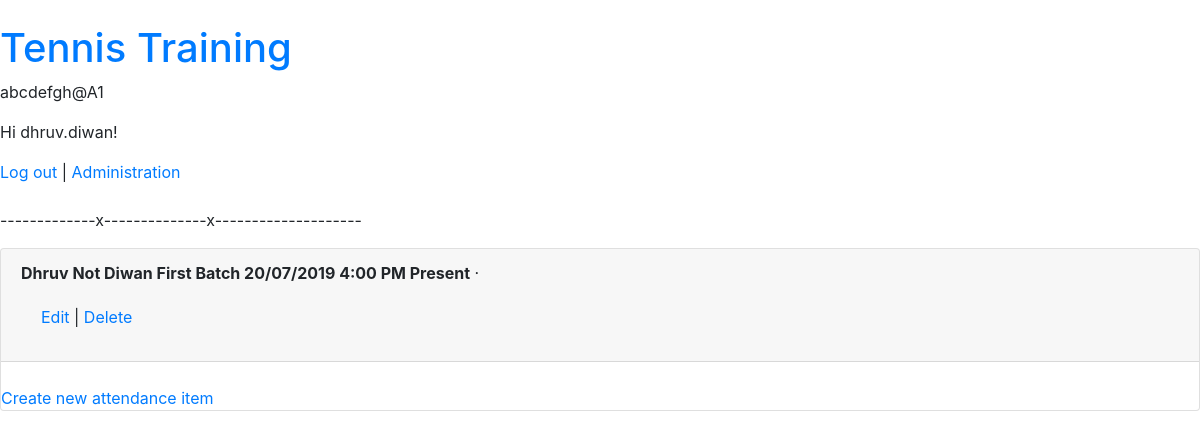
Before: /attendance/item/ (signed in) with the older database file.
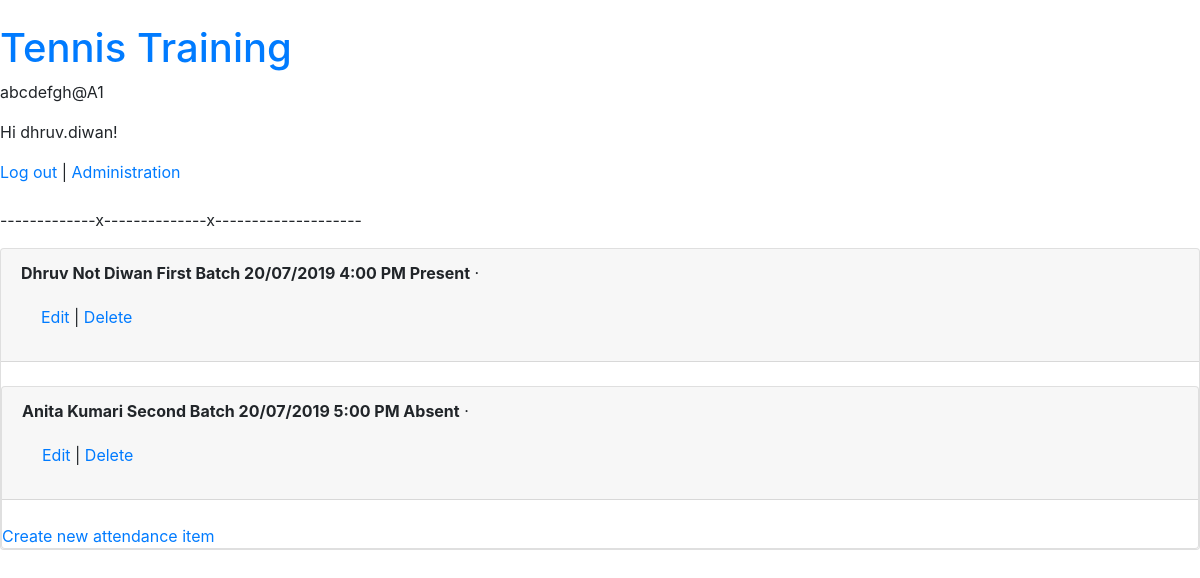
After: the same page with the newer database file.
### attendance/models.py (models this page shows, shortened)
class AttendanceItem(models.Model):
    student = models.ForeignKey(AttendancePerson, on_delete = models.CASCADE,)
    attendance_event = models.ForeignKey(AttendanceEvent, on_delete = models.CASCADE,)
    status = models.CharField(null = True, max_length=300)
    def __str__(self):
        return '\t'.join([self.student.name() , str(self.attendance_event) , self.status])

class AttendancePerson(models.Model):
    first_name = models.CharField(null = True, max_length=300)
    last_name = models.CharField(null = True, blank = True, max_length=300)
    middle_name = models.CharField(null = True, blank = True, max_length=300)
    date_of_birth = models.DateField(null = True, blank = True)
    mobile = PhoneNumberField(null = True, blank = True)
    telephone = PhoneNumberField(null = True, blank = True, max_length=300)
    user = models.ForeignKey(CustomUser, blank = True, null = True, on_delete = models.CASCADE,)
    title = models.CharField(null = True, max_length=300)
    subtitle = models.CharField(null = True, max_length=300)
    def name(self):
        n = self.first_name
        if self.middle_name:
            n += " " + self.middle_name
        if self.last_name:
            n += " " + self.last_name
        return n

class AttendanceEvent(models.Model):
    name = models.CharField(null = True, max_length=300)
    students = models.ManyToManyField(AttendancePerson, blank = True)
    batches = models.ManyToManyField(Batch, blank = True)
    scheduled_date_time = models.DateTimeField(null = True, blank = True)
    execution_date_time = models.DateTimeField(null = True, blank = True)
    event_status = models.CharField(null = True, max_length=300)
    def __str__(self):
        return self.name

### attendance/item/views.py (the view)
# urls.py: path('', AttendanceItemListView.as_view(), name='attendance_item_list'),
class AttendanceItemListView(LoginRequiredMixin , ListView):
    model = AttendanceItem
    template_name = 'item/attendance_item_list.html'
    login_url = 'login'

### attendance/templates/item/attendance_item_list.html (shortened to what this page needs)
{% extends 'base.html' %}
{% block content %}
{% for attendance_item in object_list %}
<div class="card">
  <div class="card-header">
    <span class="font-weight-bold">{{ attendance_item }}</span> &middot;
    <div class="card-body">
      <a href="{% url 'attendance_item_edit' attendance_item.pk %}">Edit</a> |
      <a href="{% url 'attendance_item_delete' attendance_item.pk %}">Delete</a>
    </div>
  </div>
  <br />
  {% endfor %}
  <a href="{% url 'attendance_item_new' %}">Create new attendance item</a>
  {% endblock content %}

Changed rows visible on the page:
added AttendanceItem: student+attendance_event+status "Anita Kumari Second Batch 20/07/2019 5:00 PM Absent"
